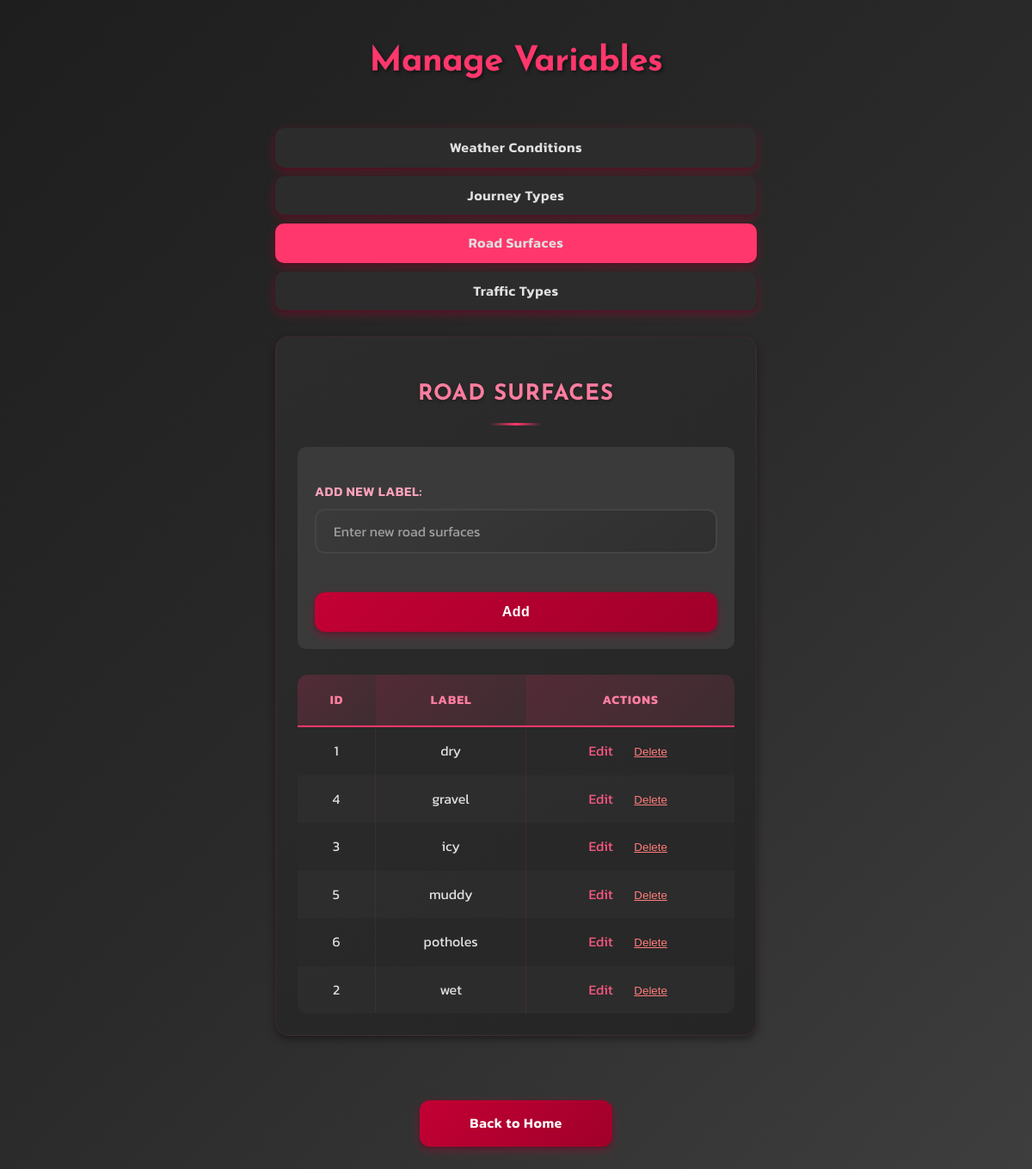
The app's page /manage_variables.php?table=road_surface with its own data.
### tables this page shows
CREATE TABLE IF NOT EXISTS `road_surface` (
  `id` INT(11) NOT NULL AUTO_INCREMENT,
  `label` VARCHAR(50) NOT NULL,
  PRIMARY KEY (`id`),
  UNIQUE KEY `label` (`label`)
);

### manage_variables.php (the view, shortened to what this page needs)
<?php
require_once 'inc/db.inc.php';
$errors = [];
$table = $_GET['table'] ?? 'weather';
$allowedTables = ['weather', 'journey_type', 'road_surface', 'traffic_type'];
$tableLabels = [
    'weather' => 'Weather Conditions',
    'journey_type' => 'Journey Types',
    'road_surface' => 'Road Surfaces',
    'traffic_type' => 'Traffic Types'
];
try {
    $items = $pdo->query("SELECT id, label FROM `{$table}` ORDER BY label")->fetchAll();
} catch (PDOException $e) {
    $items = [];
    $errors[] = "Error loading items from database.";
    error_log("Error loading items: " . $e->getMessage());
}
$editItem = null;
?>
<!DOCTYPE html>
<html lang="en">
<head>
    <link rel="stylesheet" href="style.css">
</head>
<body>
<main class="main-container">
    <h1>Manage Variables</h1>
    <nav style="margin: 30px 0; display: flex; gap: 10px; flex-wrap: wrap;">
        <?php foreach ($allowedTables as $t): ?>
            <a href="?table=<?= urlencode($t) ?>"
               style="padding: 10px 20px; background: <?= $table === $t ? '#ff376c' : '#2c2c2c' ?>;
                      color: #e0e0e0; text-decoration: none; border-radius: 10px;"
               class="red-button">
                <?= htmlspecialchars($tableLabels[$t]) ?>
            </a>
        <?php endforeach; ?>
    </nav>
    <section class="report-block">
        <h2><?= htmlspecialchars($tableLabels[$table]) ?></h2>
        <?php if ($editItem): ?>
            <form method="post" style="margin-bottom: 30px; padding: 20px; background: #3a3a3a; border-radius: 10px;">
                <input type="hidden" name="action" value="edit">
                <input type="hidden" name="table" value="<?= htmlspecialchars($table) ?>">
                <input type="hidden" name="id" value="<?= $editItem['id'] ?>">
                <label>Edit Label:</label>
                <input type="text" name="label" value="<?= htmlspecialchars($editItem['label']) ?>"
                       maxlength="50" required style="width: 100%; margin-bottom: 15px;">
                <button type="submit" class="red-button">Update</button>
                <a href="?table=<?= urlencode($table) ?>" class="red-button" style="display: inline-block; margin-left: 10px; text-align: center;">Cancel</a>
            </form>
        <?php else: ?>
            <form method="post" style="margin-bottom: 30px; padding: 20px; background: #3a3a3a; border-radius: 10px;">
                <label>Add New Label:</label>
                <input type="text" name="label" maxlength="50" required
                       placeholder="Enter new <?= strtolower($tableLabels[$table]) ?>"
                       style="width: 100%; margin-bottom: 15px;">
                <button type="submit" class="red-button">Add</button>
            </form>
        <?php endif; ?>
        <table class="records-table">
            <thead>
                <tr>
                    <th>ID</th>
                    <th>Label</th>
                    <th>Actions</th>
                </tr>
            </thead>
            <tbody>
                <?php foreach ($items as $item): ?>
                    <tr>
                        <td><?= $item['id'] ?></td>
                        <td><?= htmlspecialchars($item['label']) ?></td>
                        <td>
                            <a href="?table=<?= urlencode($table) ?>&edit=<?= $item['id'] ?>"
                               style="color: #ff5784; text-decoration: none; margin-right: 15px;">Edit</a>
                            <form method="post" style="display: inline;"
                                  onsubmit="return confirm('Are you sure you want to delete this item?');">
                                <button type="submit" style="background: none; border: none; color: #ff7c7c; cursor: pointer; text-decoration: underline;">
                                    Delete
                                </button>
                            </form>
                        </td>
                    </tr>
                <?php endforeach; ?>
            </tbody>
        </table>
    </section>
    <a href="index.php" class="red-button back-to-home">Back to Home</a>
</main>
</body>
</html>

### style.css (style rules this page uses)
* { box-sizing: border-box; }
body { margin: 0; padding: 0; font-family: "Kanit", sans-serif; font-weight: 400; background: linear-gradient(135deg, #1e1e1e, #2a2a2a, #3e3e3e); background-attachment: fixed; color: #e0e0e0; min-height: 100vh; line-height: 1.6; }
.main-container { width: 600px; max-width: 95%; margin: 40px auto; padding: 0 20px; animation: fadeIn 0.5s ease-in; }
.main-container h1, .main-container h2 { font-family: "Josefin Sans", sans-serif; font-weight: 700; }
.main-container h1 { color: #ff376c; text-align: center; font-size: 2.5em; margin-bottom: 10px; text-shadow: 2px 2px 4px rgba(0, 0, 0, 0.5); letter-spacing: -0.5px; }
.main-container h2 { color: #ff5784; }
label { display: block; margin: 20px 0 8px 0; font-weight: 600; color: #ffa4bd; font-size: 0.95em; text-transform: uppercase; letter-spacing: 0.5px; }
input, select { width: 100%; padding: 12px 20px; border: 2px solid #444; background: linear-gradient(145deg, #3a3a3a, #2f2f2f); color: #e0e0e0; border-radius: 12px; font-size: 1em; transition: all 0.3s ease; font-family: "Kanit", sans-serif; }
input::placeholder { color: #a0a0a0; }
.red-button { background: linear-gradient(135deg, #c30034, #a0002a); border: none; border-radius: 12px; box-shadow: 0 4px 12px rgba(195, 0, 52, 0.4), 0 2px 4px rgba(0, 0, 0, 0.3); color: #fff; cursor: pointer; font-size: 1em; font-weight: 600; width: 100%; padding: 14px 0; text-align: center; user-select: none; transition: all 0.3s ease; -webkit-tap-highlight-color: transparent; text-decoration: none; display: inline-block; letter-spacing: 0.5px; }
a { -webkit-tap-highlight-color: transparent; }
.red-button:nth-of-type(1) { margin-top: 30px; }
.red-button:nth-child(1) { margin-top: 15px; }
.back-to-home { width: 40%; margin-left: 30%; margin-top: 50px !important; margin-bottom: -20px; }
.report-block { background: linear-gradient(145deg, #2c2c2c, #252525); padding: 30px; border-radius: 20px; margin-bottom: 25px; box-shadow: 0 6px 16px rgba(0, 0, 0, 0.4), 0 0 0 1px rgba(255, 55, 108, 0.1); border: 1px solid rgba(255, 55, 108, 0.1); transition: transform 0.3s ease, box-shadow 0.3s ease; }
.report-block h2 { text-align: center; margin-bottom: 30px; }
.records-table { width: 100%; border-collapse: separate; border-spacing: 0; text-align: center; background: rgba(40, 40, 40, 0.5); border-radius: 12px; overflow: hidden; }
.records-table thead th { color: #ff7da0; font-weight: 700; padding: 18px 15px; text-transform: uppercase; background: linear-gradient( 135deg, rgba(255, 55, 108, 0.2), rgba(255, 87, 132, 0.1) ); border-bottom: 2px solid #ff376c; letter-spacing: 1px; font-size: 0.9em; position: sticky; top: 0; z-index: 10; }
.records-table tbody tr { border-bottom: 1px solid rgba(255, 55, 108, 0.1); transition: all 0.2s ease; }
.records-table tbody tr:nth-child(even) { background-color: rgba(58, 58, 58, 0.3); }
.records-table tbody tr:nth-child(odd) { background-color: rgba(44, 44, 44, 0.3); }
.records-table tbody td { padding: 15px 12px; border-right: 1px solid rgba(255, 55, 108, 0.1); }
.records-table tbody td:last-child { border-right: none; }
.report-block { background-color: #2c2c2c; border-radius: 16px; padding: 25px; box-shadow: 0 4px 10px rgba(0, 0, 0, 0.4); }
.report-block h2 { text-align: center; color: #ff7da0; font-size: 1.6rem; margin-bottom: 25px; font-weight: 700; text-transform: uppercase; letter-spacing: 1px; text-shadow: 0 2px 4px rgba(0, 0, 0, 0.3); position: relative; padding-bottom: 15px; }
.report-block h2::after { content: ""; position: absolute; bottom: 0; left: 50%; transform: translateX(-50%); width: 60px; height: 3px; background: linear-gradient(90deg, transparent, #ff376c, transparent); border-radius: 2px; }

### records on screen
road_surface: id "1", label "dry"
road_surface: id "4", label "gravel"
road_surface: id "3", label "icy"
road_surface: id "5", label "muddy"
road_surface: id "6", label "potholes"
road_surface: id "2", label "wet"

### other values on screen
$tableLabels[$t] "Weather Conditions"
$tableLabels[$t] "Journey Types"
$tableLabels[$t] "Road Surfaces"
$tableLabels[$t] "Traffic Types"
$tableLabels[$table] "ROAD SURFACES"
